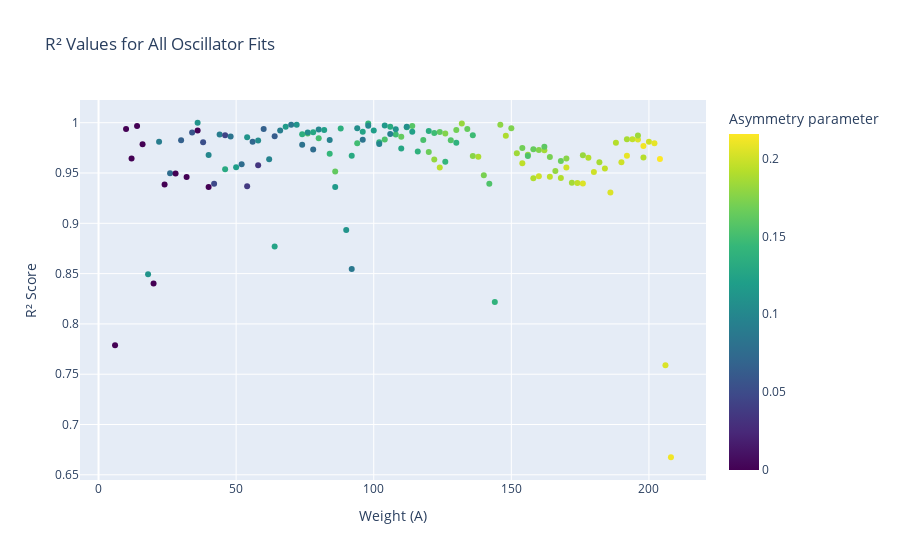

The notebook cell saved with this chart:
### Code cell
df_to_plot = merged

px.scatter(df_to_plot.groupby(by=df_to_plot.index).head(1).reset_index(), 
            x='a', 
            y='r2', 
            color='beta',
            title='R² Values for All Oscillator Fits',
            labels={'beta': 'Asymmetry parameter', 'a': 'Weight (A)', 'r2': 'R² Score'},
            color_continuous_scale='viridis')

### Figure 1 — Plotly figure (JSON) as saved in the notebook; plotly's stock layout.template omitted (floating-point values rounded to 4 significant figures; data arrays with more than 128 entries replaced by an {"elided": "..."} marker saying what was removed)
{"data": [{"hovertemplate": "Weight (A)=%{x}<br>R² Score=%{y}<br>Asymmetry parameter=%{marker.color}<extra></extra>", "legendgroup": "", "marker": {"color": {"elided": "142 float values"}, "coloraxis": "coloraxis", "symbol": "circle"}, "mode": "markers", "name": "", "orientation": "v", "showlegend": false, "type": "scatter", "x": {"elided": "142 int values"}, "xaxis": "x", "y": {"elided": "142 float values"}, "yaxis": "y"}], "layout": {"coloraxis": {"colorbar": {"title": {"text": "Asymmetry parameter"}}, "colorscale": [[0, "#440154"], [0.1111, "#482878"], [0.2222, "#3e4989"], [0.3333, "#31688e"], [0.4444, "#26828e"], [0.5556, "#1f9e89"], [0.6667, "#35b779"], [0.7778, "#6ece58"], [0.8889, "#b5de2b"], [1, "#fde725"]]}, "legend": {"tracegroupgap": 0}, "title": {"text": "R² Values for All Oscillator Fits"}, "xaxis": {"anchor": "y", "domain": [0, 1], "title": {"text": "Weight (A)"}}, "yaxis": {"anchor": "x", "domain": [0, 1], "title": {"text": "R² Score"}}}}
